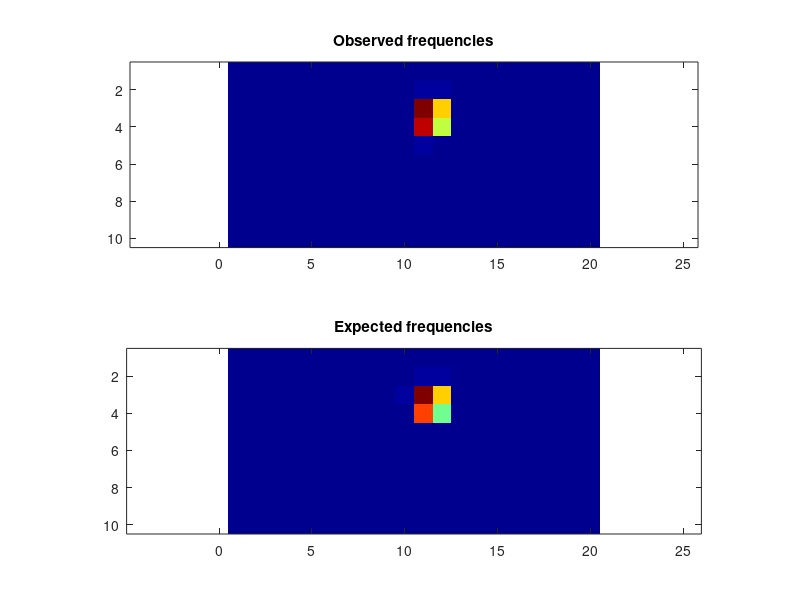

Here is the MATLAB script that generated this plot:
frequencies = [ 0, 0, 0, 0, 0, 0, 0, 0, 0, 1, 1, 2, 0, 0, 0, 0, 0, 0, 0, 0; 0, 0, 0, 0, 0, 0, 0, 0, 2, 515, 8204, 6109, 221, 0, 0, 0, 0, 0, 0, 0; 0, 0, 0, 0, 0, 0, 0, 0, 2, 4768, 309147, 205253, 1229, 0, 0, 0, 0, 0, 0, 0; 0, 0, 0, 0, 0, 0, 0, 0, 0, 778, 285184, 169324, 102, 0, 0, 0, 0, 0, 0, 0; 0, 0, 0, 0, 0, 0, 0, 0, 0, 0, 6108, 3050, 0, 0, 0, 0, 0, 0, 0, 0; 0, 0, 0, 0, 0, 0, 0, 0, 0, 0, 0, 0, 0, 0, 0, 0, 0, 0, 0, 0; 0, 0, 0, 0, 0, 0, 0, 0, 0, 0, 0, 0, 0, 0, 0, 0, 0, 0, 0, 0; 0, 0, 0, 0, 0, 0, 0, 0, 0, 0, 0, 0, 0, 0, 0, 0, 0, 0, 0, 0; 0, 0, 0, 0, 0, 0, 0, 0, 0, 0, 0, 0, 0, 0, 0, 0, 0, 0, 0, 0; 0, 0, 0, 0, 0, 0, 0, 0, 0, 0, 0, 0, 0, 0, 0, 0, 0, 0, 0, 0 ];
expFrequencies = [ 6.63695e-008, 6.76134e-008, 8.37484e-008, 1.31591e-007, 2.94703e-007, 1.28111e-006, 2.07694e-005, 0.00117818, 0.0582358, 0.984383, 3.94222, 3.38335, 0.627354, 0.0288081, 0.000513562, 1.05189e-005, 8.84986e-007, 2.41894e-007, 1.17651e-007, 7.89466e-008; 0, 2.56565e-018, 1.1584e-016, 1.05621e-014, 3.56084e-012, 2.72733e-009, 2.91249e-006, 0.00358784, 5.06205, 1574.33, 24059.9, 18020.6, 630.899, 1.26258, 0.000862284, 7.27975e-007, 7.0663e-010, 1.03953e-012, 3.86568e-015, 5.55257e-017; 0, 0, 0, 0, 0, 1.23004e-017, 4.23699e-011, 3.20868e-005, 2.66857, 13001.6, 790864, 525964, 3224.46, 0.349687, 2.57776e-006, 2.43776e-012, 0, 0, 0, 0; 0, 0, 0, 0, 0, 0, 0, 3.80689e-012, 0.00240742, 1879.94, 632163, 375694, 231.77, 7.19189e-005, 3.59372e-014, 0, 0, 0, 0, 0; 0, 0, 0, 0, 0, 0, 0, 0, 5.77865e-012, 0.697678, 11171.8, 5514.79, 0.0155133, 6.49355e-015, 0, 0, 0, 0, 0, 0; 0, 0, 0, 0, 0, 0, 0, 0, 0, 1.28363e-009, 1.03747, 0.348139, 2.12745e-013, 0, 0, 0, 0, 0, 0, 0; 0, 0, 0, 0, 0, 0, 0, 0, 0, 0, 4.79842e-008, 4.72211e-009, 0, 0, 0, 0, 0, 0, 0, 0; 0, 0, 0, 0, 0, 0, 0, 0, 0, 0, 0, 0, 0, 0, 0, 0, 0, 0, 0, 0; 0, 0, 0, 0, 0, 0, 0, 0, 0, 0, 0, 0, 0, 0, 0, 0, 0, 0, 0, 0; 0, 0, 0, 0, 0, 0, 0, 0, 0, 0, 0, 0, 0, 0, 0, 0, 0, 0, 0, 0 ];
colormap(jet);
clf; subplot(2,1,1);
imagesc(frequencies);
title('Observed frequencies');
axis equal;
subplot(2,1,2);
imagesc(expFrequencies);
axis equal;
title('Expected frequencies');
